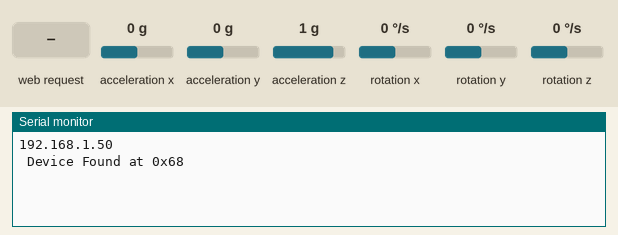
Recording of a sketch running on a simulated ESP8266 (NodeMCU). On the bench: the last lines printed to the serial monitor. Wiring (inferred from the names in the program): MPU-6050 motion sensor at I2C address 0x68. The inputs (shaded band) are chosen by the test bench; at power-on: acceleration x 0 g, acceleration y 0 g, acceleration z 1 g, rotation x 0 °/s, rotation y 0 °/s, rotation z 0 °/s. WiFi joins after 1.5 s; servers stay silent unless stated.

Above: at 4.7 s.
4.8 s: HTTP request GET /mpuStatus received
At 6.0 s:
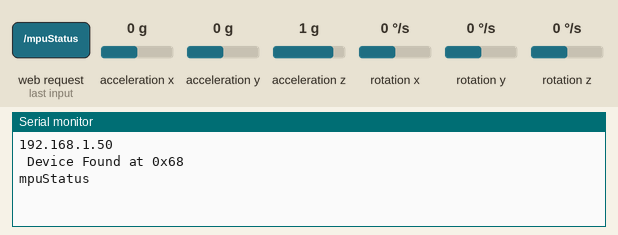
6.3 s: HTTP request GET /ping received
At 7.3 s:
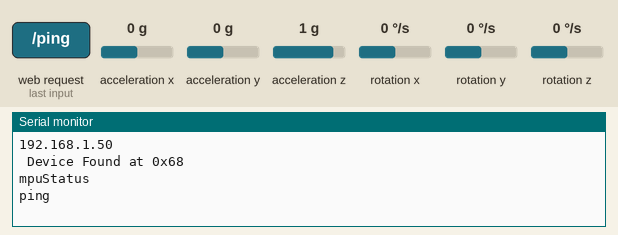
7.8 s: HTTP request GET /espTemp received
At 8.5 s:
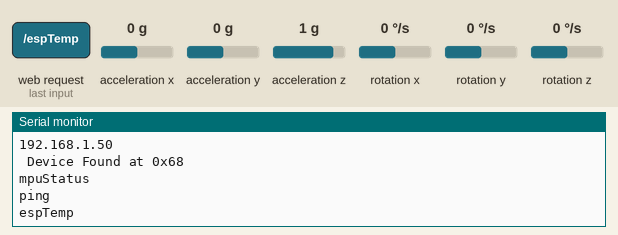
9.3 s: HTTP request GET /mpuData received
At 10.5 s:
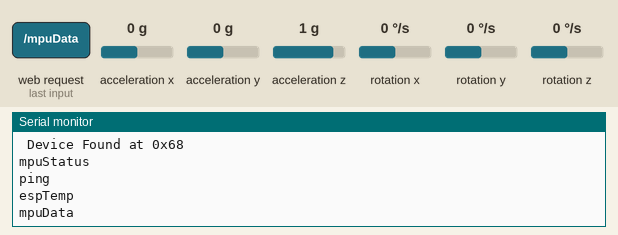
10.8 s: HTTP request GET /mpuCalibX received
At 11.9 s:
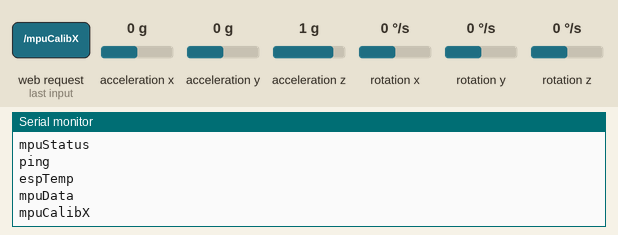
12.3 s: HTTP request GET /mpuCalibY received
At 13.0 s:
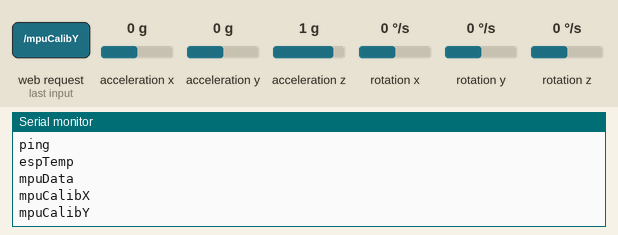

The sketch:

sketch_aug29a.ino
```cpp
/*
  Roboroch Source for ESP8266-07 + MPU6050
  1 TXD
  2 RXD
  3 SCL
  4 SDA


  Next Pins available at:
  http://www.diginic.net/fa/2868/%D8%B1%D8%A7%D9%87-%D8%A7%D9%86%D8%AF%D8%A7%D8%B2%DB%8C-%D9%85%D8%A7%DA%98%D9%88%D9%84-wifi-esp8266-%D9%82%D8%B3%D9%85%D8%AA-%D8%A7%D9%88%D9%84/


*/
#include <ESP8266WiFi.h>
#include "Wire.h"

const uint8_t MPU_addr = 0x68; // I2C address of the MPU-6050

int TimeOut = 0; float espTemp = 0; int  espTempPin = 17;


const float MPU_GYRO_250_SCALE = 131.0;
const float MPU_GYRO_500_SCALE = 65.5;
const float MPU_GYRO_1000_SCALE = 32.8;
const float MPU_GYRO_2000_SCALE = 16.4;
const float MPU_ACCL_2_SCALE = 16384.0;
const float MPU_ACCL_4_SCALE = 8192.0;
const float MPU_ACCL_8_SCALE = 4096.0;
const float MPU_ACCL_16_SCALE = 2048.0;

struct rawdata {
  int16_t AcX;
  int16_t AcY;
  int16_t AcZ;
  int16_t Tmp;
  int16_t GyX;
  int16_t GyY;
  int16_t GyZ;
};

rawdata offsets;

struct scaleddata {
  float AcX;
  float AcY;
  float AcZ;
  float Tmp;
  float GyX;
  float GyY;
  float GyZ;
};

bool checkI2c(byte addr);
bool mpu6050Begin(byte addr);
rawdata mpu6050Read(byte addr, bool Debug);
void calibrateMPU6050(byte addr, rawdata &offsets, char up_axis, int num_samples, bool Debug);
rawdata averageSamples(rawdata * samps, int len);
void setMPU6050scales(byte addr, uint8_t Gyro, uint8_t Accl);
void getMPU6050scales(byte addr, uint8_t &Gyro, uint8_t &Accl);
scaleddata convertRawToScaled(byte addr, rawdata data_in, bool Debug);

scaleddata LData ;
const char* ssid = "MikroTik";
const char* password = "Rez@1864";
String Replyy = "";
//float temp = 0;
//int  tempPin = 17;
WiFiServer server(12345);


/////////////////////////////////////////////////////////////////////////////////////////////////////////////////////////////Setup
void setup() {
  Wire.begin();
  Serial.begin(9600);
  WiFi.begin(ssid, password);
  while (WiFi.status() != WL_CONNECTED) {
    delay(100);
  }
  delay(2000);
  server.begin();
  Serial.println(WiFi.localIP());
  int Y = 0;
  while (!mpu6050Begin(MPU_addr))
  {
    Y++;
    if (Y > 10)
      break;
    delay(500);
  }

  calibrateMPU6050(MPU_addr, offsets, 'Z', 10, false);
}


/////////////////////////////////////////////////////////////////////////////////////////////////////////////////////////////Loop
void loop() {
  TimeOut = 0;
  //Serial.println("Loop INIT");
  rawdata next_sample;
  setMPU6050scales(MPU_addr, 0b00000000, 0b00010000);
  next_sample = mpu6050Read(MPU_addr, false);
  scaleddata LMTP = convertRawToScaled(MPU_addr, next_sample, false);

  LMTP.GyX = LMTP.GyX * 0.047;
  LMTP.GyY = LMTP.GyY * 0.047;
  LMTP.GyZ = LMTP.GyZ * 0.047;

  LData.AcX += LMTP.AcX;
  LData.AcY += LMTP.AcY;
  LData.AcZ += LMTP.AcZ;
  LData.GyX += LMTP.GyX;
  LData.GyY += LMTP.GyY;
  LData.GyZ += LMTP.GyZ;

  WiFiClient client = server.available();
  if (!client) {
    return;
  }
  while (!client.available()) {
    TimeOut++;
    //Serial.println(TimeOut);
    if (TimeOut > 10)
      return;
  }


  String request = client.readStringUntil('\r');
  request.remove(0, 5);
  int q = request.length();
  request.remove(q - 9, 9);
  if (request != "favicon.ico")
    Serial.println(request);
  client.flush();


  if (request == "mpuStatus")
  {
    client.print(Replyy);
  }
  else if (request == "ping")
  {
    client.print("R");
  }
  else if (request == "espTemp")
  {
    espTemp = analogRead(espTempPin);
    espTemp = espTemp * 0.09765625; // costance (1/1024*100)
    client.println(espTemp);
  }
  else if (request == "mpuData")
  {
    client.print(LData.GyX);
    client.print("|"); client.print(LData.GyY);
    client.print("|"); client.print(LData.GyZ);
    client.print("|"); client.print(LMTP.Tmp);
    client.print("|"); client.print(LData.AcX);
    client.print("|"); client.print(LData.AcY);
    client.print("|"); client.print(LData.AcZ);
  }
  else if (request == "mpuCalibX")
  {
    calibrateMPU6050(MPU_addr, offsets, 'X', 10, false);
    client.print("mpuCalibX");
  }
  else if (request == "mpuCalibY")
  {
    calibrateMPU6050(MPU_addr, offsets, 'Y', 10, false);
    client.print("mpuCalibY");
  }
  else if (request == "mpuCalibZ")
  {
    calibrateMPU6050(MPU_addr, offsets, 'Z', 10, false);
    client.print("mpuCalibZ");
  }
  else if (request == "mpuCalibAAA")
  {
    calibrateMPU6050(MPU_addr, offsets, 'X', 10, false);
    calibrateMPU6050(MPU_addr, offsets, 'Y', 10, false);
    calibrateMPU6050(MPU_addr, offsets, 'Z', 10, false);
    client.print("mpuCalibAAA");
  }
  else
  {
    client.println("NoInformationsToShow");
  }


  //delay(500); // Wait 5 seconds and scan again
}


bool mpu6050Begin(byte addr) {
  // This function initializes the MPU-6050 IMU Sensor
  // It verifys the address is correct and wakes up the
  // MPU.
  if (checkI2c(addr)) {
    Wire.beginTransmission(MPU_addr);
    Wire.write(0x6B); // PWR_MGMT_1 register
    Wire.write(0); // set to zero (wakes up the MPU-6050)
    Wire.endTransmission(true);
    delay(30); // Ensure gyro has enough time to power up
    return true;
  }
  else {
    return false;
  }
}


rawdata mpu6050Read(byte addr, bool Debug) {
  // This function reads the raw 16-bit data values from
  // the MPU-6050
  rawdata values;
  Wire.beginTransmission(addr);
  Wire.write(0x3B); // starting with register 0x3B (ACCEL_XOUT_H)
  Wire.endTransmission(false);
  Wire.requestFrom(addr, 14, true); // request a total of 14 registers
  values.AcX = Wire.read() << 8 | Wire.read(); // 0x3B (ACCEL_XOUT_H) & 0x3C (ACCEL_XOUT_L)
  values.AcY = Wire.read() << 8 | Wire.read(); // 0x3D (ACCEL_YOUT_H) & 0x3E (ACCEL_YOUT_L)
  values.AcZ = Wire.read() << 8 | Wire.read(); // 0x3F (ACCEL_ZOUT_H) & 0x40 (ACCEL_ZOUT_L)
  values.Tmp = Wire.read() << 8 | Wire.read(); // 0x41 (TEMP_OUT_H) & 0x42 (TEMP_OUT_L)
  values.GyX = Wire.read() << 8 | Wire.read(); // 0x43 (GYRO_XOUT_H) & 0x44 (GYRO_XOUT_L)
  values.GyY = Wire.read() << 8 | Wire.read(); // 0x45 (GYRO_YOUT_H) & 0x46 (GYRO_YOUT_L)
  values.GyZ = Wire.read() << 8 | Wire.read(); // 0x47 (GYRO_ZOUT_H) & 0x48 (GYRO_ZOUT_L)

  values.AcX -= offsets.AcX;
  values.AcY -= offsets.AcY;
  values.AcZ -= offsets.AcZ;
  values.GyX -= offsets.GyX;
  values.GyY -= offsets.GyY;
  values.GyZ -= offsets.GyZ;

  if (Debug) {
    Serial.print(" GyX = "); Serial.print(values.GyX);
    Serial.print(" | GyY = "); Serial.print(values.GyY);
    Serial.print(" | GyZ = "); Serial.print(values.GyZ);
    Serial.print(" | Tmp = "); Serial.print(values.Tmp);
    Serial.print(" | AcX = "); Serial.print(values.AcX);
    Serial.print(" | AcY = "); Serial.print(values.AcY);
    Serial.print(" | AcZ = "); Serial.println(values.AcZ);
  }

  return values;
}


void calibrateMPU6050(byte addr, rawdata &offsets, char up_axis , int num_samples, bool Debug) {
  // This function reads in the first num_samples and averages them
  // to determine calibration offsets, which are then used in
  // when the sensor data is read.

  // It simply assumes that the up_axis is vertical and that the sensor is not
  // moving.
  rawdata temp[num_samples];
  int scale_value;
  byte Gyro, Accl;

  for (int i = 0; i < num_samples; i++) {
    temp[i] = mpu6050Read(addr, false);
  }

  offsets = averageSamples(temp, num_samples);
  getMPU6050scales(MPU_addr, Gyro, Accl);

  switch (Accl) {
    case 0:
      scale_value = (int)MPU_ACCL_2_SCALE;
      break;
    case 1:
      scale_value = (int)MPU_ACCL_4_SCALE;
      break;
    case 2:
      scale_value = (int)MPU_ACCL_8_SCALE;
      break;
    case 3:
      scale_value = (int)MPU_ACCL_16_SCALE;
      break;
    default:
      break;
  }


  switch (up_axis) {
    case 'X':
      offsets.AcX -= scale_value;
      break;
    case 'Y':
      offsets.AcY -= scale_value;
      break;
    case 'Z':
      offsets.AcZ -= scale_value;
      break;
    default:
      break;
  }

  if (Debug) {
    Serial.print(" Offsets: GyX = "); Serial.print(offsets.GyX);
    Serial.print(" | GyY = "); Serial.print(offsets.GyY);
    Serial.print(" | GyZ = "); Serial.print(offsets.GyZ);
    Serial.print(" | AcX = "); Serial.print(offsets.AcX);
    Serial.print(" | AcY = "); Serial.print(offsets.AcY);
    Serial.print(" | AcZ = "); Serial.println(offsets.AcZ);
  }
}


rawdata averageSamples(rawdata * samps, int len) {
  rawdata out_data;
  scaleddata temp;

  temp.GyX = 0.0;
  temp.GyY = 0.0;
  temp.GyZ = 0.0;
  temp.AcX = 0.0;
  temp.AcY = 0.0;
  temp.AcZ = 0.0;

  for (int i = 0; i < len; i++) {
    temp.GyX += (float)samps[i].GyX;
    temp.GyY += (float)samps[i].GyY;
    temp.GyZ += (float)samps[i].GyZ;
    temp.AcX += (float)samps[i].AcX;
    temp.AcY += (float)samps[i].AcY;
    temp.AcZ += (float)samps[i].AcZ;
  }

  out_data.GyX = (int16_t)(temp.GyX / (float)len);
  out_data.GyY = (int16_t)(temp.GyY / (float)len);
  out_data.GyZ = (int16_t)(temp.GyZ / (float)len);
  out_data.AcX = (int16_t)(temp.AcX / (float)len);
  out_data.AcY = (int16_t)(temp.AcY / (float)len);
  out_data.AcZ = (int16_t)(temp.AcZ / (float)len);

  return out_data;

}


bool checkI2c(byte addr) {
  // We are using the return value of
  // the Write.endTransmisstion to see if
  // a device did acknowledge to the address.
  //Serial.println(" ");
  Wire.beginTransmission(addr);

  if (Wire.endTransmission() == 0)
  {
    Serial.print(" Device Found at 0x");
    Serial.println(addr, HEX);
    Replyy = " Positive MPU Device Founded";
    return true;
  }
  else
  {
    Serial.print(" No Device Found at 0x");
    Serial.println(addr, HEX);
    Replyy = " Negative MPU Device Founded";
    return false;
  }
}


void setMPU6050scales(byte addr, uint8_t Gyro, uint8_t Accl) {
  Wire.beginTransmission(addr);
  Wire.write(0x1B); // write to register starting at 0x1B
  Wire.write(Gyro); // Self Tests Off and set Gyro FS to 250
  Wire.write(Accl); // Self Tests Off and set Accl FS to 8g
  Wire.endTransmission(true);
}


void getMPU6050scales(byte addr, uint8_t &Gyro, uint8_t &Accl) {
  Wire.beginTransmission(addr);
  Wire.write(0x1B); // starting with register 0x3B (ACCEL_XOUT_H)
  Wire.endTransmission(false);
  Wire.requestFrom(addr, 2, true); // request a total of 14 registers
  Gyro = (Wire.read() & (bit(3) | bit(4))) >> 3;
  Accl = (Wire.read() & (bit(3) | bit(4))) >> 3;
}


scaleddata convertRawToScaled(byte addr, rawdata data_in, bool Debug) {

  scaleddata values;
  float scale_value = 0.0;
  byte Gyro, Accl;

  getMPU6050scales(MPU_addr, Gyro, Accl);

  if (Debug) {
    Serial.print("Gyro Full-Scale = ");
  }

  switch (Gyro) {
    case 0:
      scale_value = MPU_GYRO_250_SCALE;
      if (Debug) {
        Serial.println("±250 °/s");
      }
      break;
    case 1:
      scale_value = MPU_GYRO_500_SCALE;
      if (Debug) {
        Serial.println("±500 °/s");
      }
      break;
    case 2:
      scale_value = MPU_GYRO_1000_SCALE;
      if (Debug) {
        Serial.println("±1000 °/s");
      }
      break;
    case 3:
      scale_value = MPU_GYRO_2000_SCALE;
      if (Debug) {
        Serial.println("±2000 °/s");
      }
      break;
    default:
      break;
  }

  values.GyX = (float) data_in.GyX / scale_value;
  values.GyY = (float) data_in.GyY / scale_value;
  values.GyZ = (float) data_in.GyZ / scale_value;

  scale_value = 0.0;
  if (Debug) {
    Serial.print("Accl Full-Scale = ");
  }
  switch (Accl) {
    case 0:
      scale_value = MPU_ACCL_2_SCALE;
      if (Debug) {
        Serial.println("±2 g");
      }
      break;
    case 1:
      scale_value = MPU_ACCL_4_SCALE;
      if (Debug) {
        Serial.println("±4 g");
      }
      break;
    case 2:
      scale_value = MPU_ACCL_8_SCALE;
      if (Debug) {
        Serial.println("±8 g");
      }
      break;
    case 3:
      scale_value = MPU_ACCL_16_SCALE;
      if (Debug) {
        Serial.println("±16 g");
      }
      break;
    default:
      break;
  }
  values.AcX = (float) data_in.AcX / scale_value;
  values.AcY = (float) data_in.AcY / scale_value;
  values.AcZ = (float) data_in.AcZ / scale_value;


  values.Tmp = (float) data_in.Tmp / 340.0 + 36.53;

  if (!Debug) {
    /*
      Serial.print(" GyX = "); Serial.print(values.GyX);
      Serial.print(" °/s| GyY = "); Serial.print(values.GyY);
      Serial.print(" °/s| GyZ = "); Serial.print(values.GyZ);
      Serial.print(" °/s| Tmp = "); Serial.print(values.Tmp);
      Serial.print(" °C| AcX = "); Serial.print(values.AcX);
      Serial.print(" g| AcY = "); Serial.print(values.AcY);
      Serial.print(" g| AcZ = "); Serial.print(values.AcZ); Serial.println(" g");*/
    /*
      Serial.print("|"); Serial.print(values.GyX);
      Serial.print("|"); Serial.print(values.GyY);
      Serial.print("|"); Serial.print(values.GyZ);
      Serial.print("|"); Serial.print(values.Tmp);
      Serial.print("|"); Serial.print(values.AcX);
      Serial.print("|"); Serial.print(values.AcY);
      Serial.print("|"); Serial.print(values.AcZ); Serial.println("");*/
  }

  return values;
}
```

Measured:
- after the input at 4.8 s, the serial monitor: prints a new line at once (image 1)
- after the input at 6.3 s, the serial monitor: prints a new line at once (image 2)
- after the input at 7.8 s, the serial monitor: prints a new line at once (image 3)
- after the input at 9.3 s, the serial monitor: prints a new line at once (image 4)
- after the input at 10.8 s, the serial monitor: prints a new line at once (image 5)
- after the input at 12.3 s, the serial monitor: prints a new line at once (image 6)
